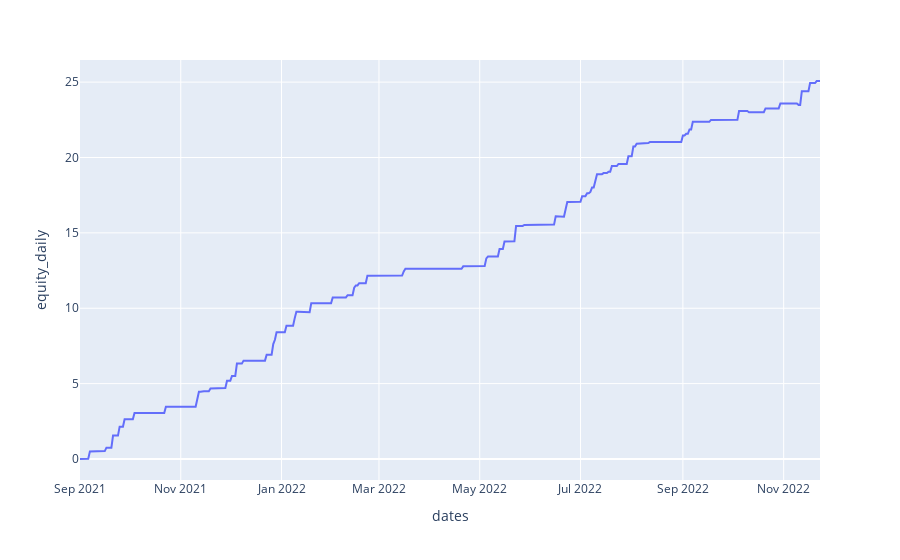

Notebook code for this chart:
### Code cell
fig = px.line(df, x="dates", y="equity_daily")
fig.show()

### Figure 1 — Plotly figure (JSON) as saved in the notebook; plotly's stock layout.template omitted (floating-point values rounded to 4 significant figures; data arrays with more than 128 entries replaced by an {"elided": "..."} marker saying what was removed)
{"data": [{"hovertemplate": "dates=%{x}<br>equity_daily=%{y}<extra></extra>", "legendgroup": "", "line": {"color": "#636efa", "dash": "solid"}, "marker": {"symbol": "circle"}, "mode": "lines", "name": "", "orientation": "v", "showlegend": false, "type": "scatter", "x": {"elided": "449 str values"}, "xaxis": "x", "y": {"elided": "449 float values"}, "yaxis": "y"}], "layout": {"legend": {"tracegroupgap": 0}, "margin": {"t": 60}, "xaxis": {"anchor": "y", "domain": [0, 1], "title": {"text": "dates"}}, "yaxis": {"anchor": "x", "domain": [0, 1], "title": {"text": "equity_daily"}}}}
